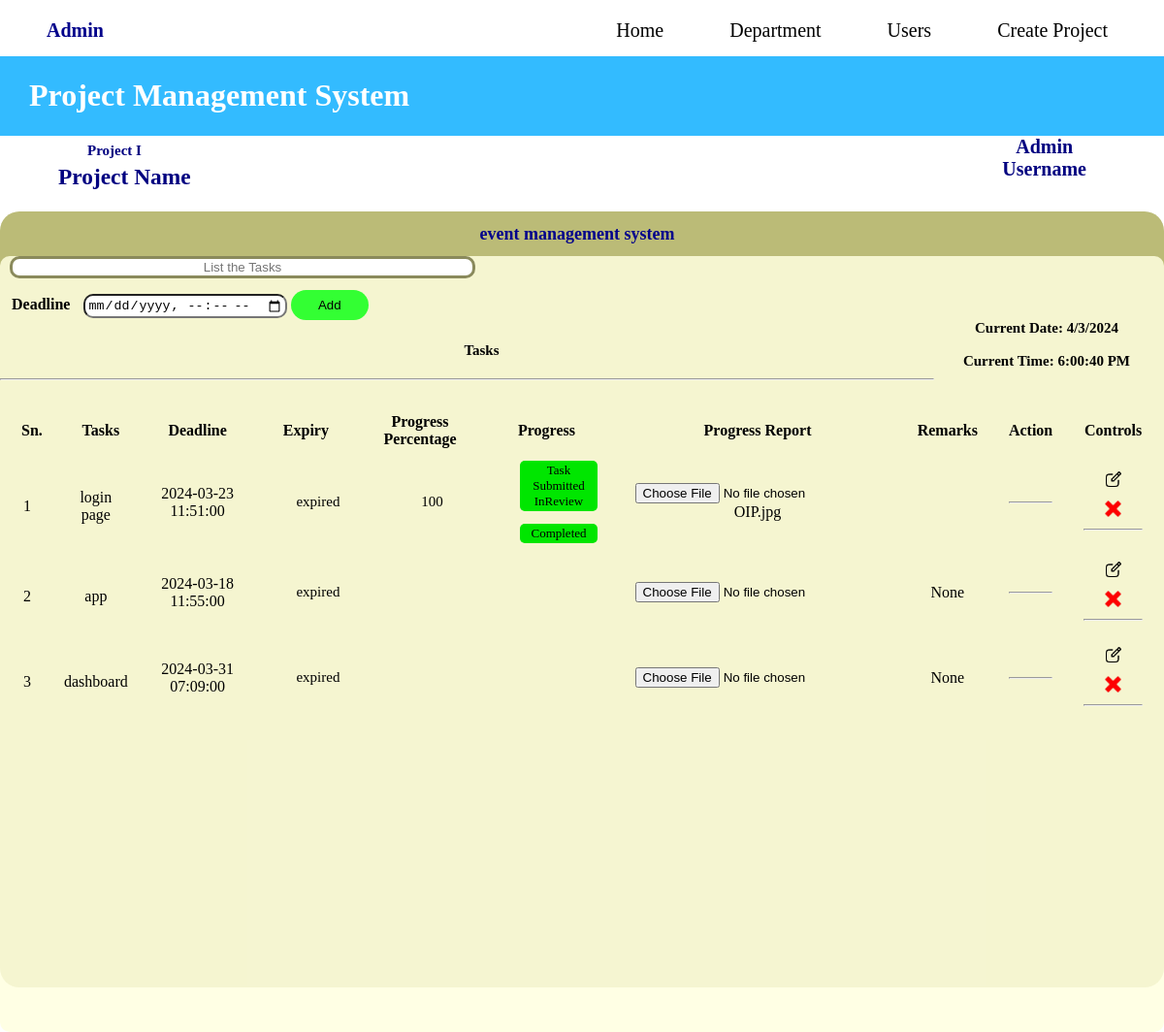
Before: /task_mgmt/sub_task_list.php?main_task_id=10&project_id=6 (signed in) with the older database file.
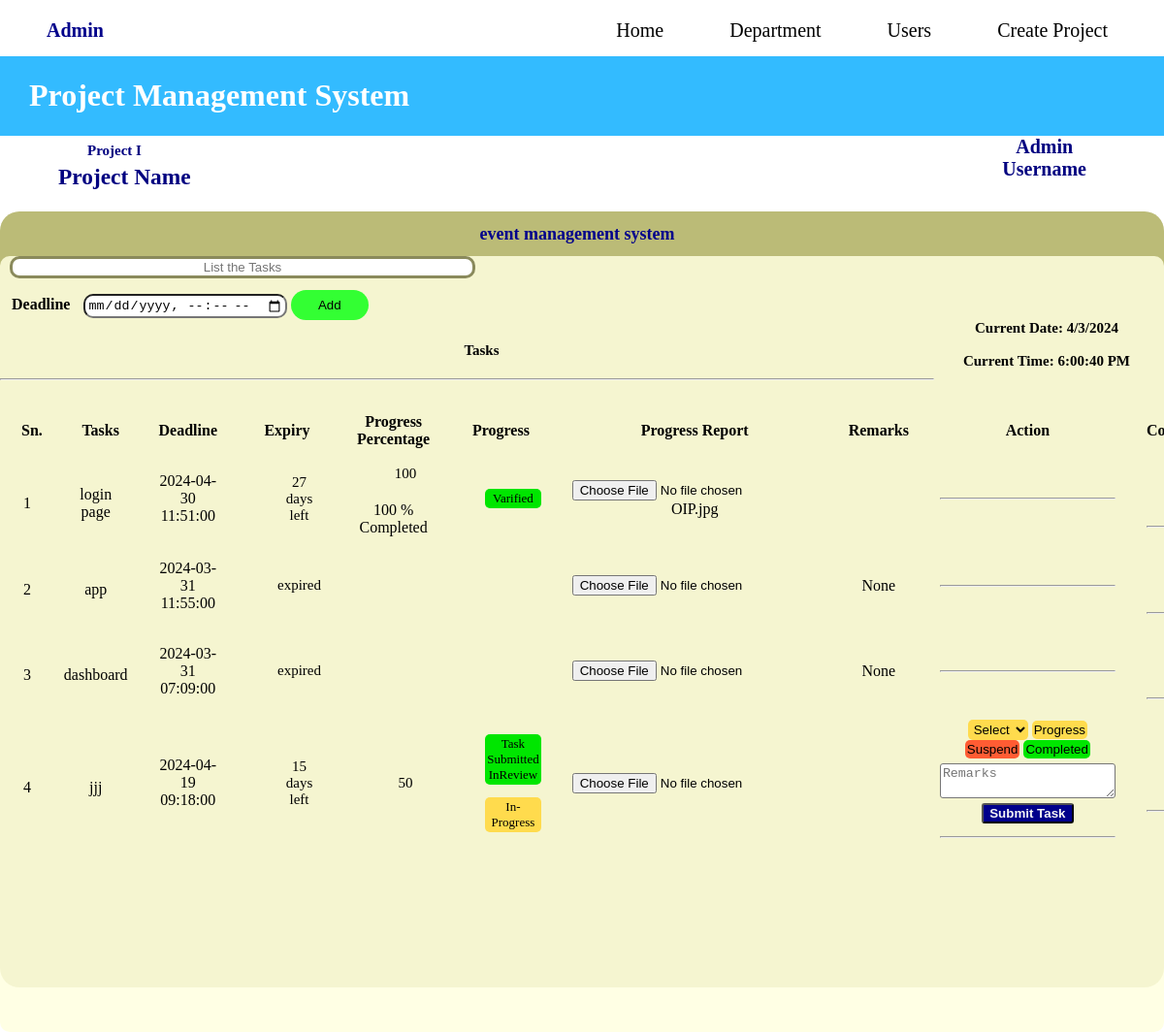
After: the same page with the newer database file.
### tables this page shows
CREATE TABLE `sub_task_mgmt` (
  `Id` int(11) NOT NULL,
  `message` varchar(255) NOT NULL,
  `main_task_id` int(11) DEFAULT NULL,
  `end_date_time` datetime DEFAULT NULL,
  `progress_percentage` varchar(5) NOT NULL,
  `progress` int(11) DEFAULT NULL,
  `remarks` varchar(255) NOT NULL DEFAULT 'None',
  `fileupload` varchar(255) NOT NULL,
  `completed` int(11) DEFAULT NULL,
  `review` int(11) NOT NULL,
  `suspend` int(11) DEFAULT NULL,
  `project_id` int(11) NOT NULL,
  `updated_date` datetime NOT NULL,
  `isvarified` int(11) NOT NULL
);

### task_mgmt/js/validmaintaskdate.php (called while the page is built, shortened)
<?php
if (!function_exists('getDateTimeDiff'))
{
    function getDateTimeDiff($end_date_time) {
        $now_timestamp = strtotime(date('Y-m-d H:i:s'));
        $end_timestamp = strtotime($end_date_time);
        $diff_timestamp = $end_timestamp - $now_timestamp;
        if ($diff_timestamp < 0) {
            return 'expired';
        } elseif ($diff_timestamp < 60) {
            return 'few seconds left';
        } elseif ($diff_timestamp >= 60 && $diff_timestamp < 3600) {
            return round($diff_timestamp / 60) . ' mins left';
        } elseif ($diff_timestamp >= 3600 && $diff_timestamp < 86400) {
            return round($diff_timestamp / 3600) . ' hours left';
        } elseif ($diff_timestamp >= 86400 && $diff_timestamp < (86400 * 30)) {
            return round($diff_timestamp / (86400)) . ' days left';
        } elseif ($diff_timestamp >= (86400 * 30) && $diff_timestamp < (86400 * 365)) {
            return round($diff_timestamp / (86400 * 30)) . ' months left';
        } else {
            return round($diff_timestamp / (86400 * 365)) . ' years left';
        }
    }
}
$validdate = "SELECT * FROM main_task WHERE Id='$main_task_id' AND project_id='$project_id'";
$validdateresult = mysqli_query($conn, $validdate);
if(mysqli_num_rows($validdateresult) > 0)
{
    $row = mysqli_fetch_assoc($validdateresult);
    $valid_deadline = $row['deadline'];
}
?>

### task_mgmt/sub_task_list.php (the view, shortened to what the changed rows need)
<?php
$userType= $_SESSION["user_type"];
?>
<html>
    <head>
        <link rel="stylesheet" href="../css/subtasklist.css">
        <link rel="stylesheet" href="../css/headpname.css">
    </head>
    <body>
        <?php
        if($userType=="admin" || $userType=="foreman" || $userType=="user")
        {
            ?>
            <?php
            include '../interface_nav.php';
            include 'topic_insert.php';
          ?>
    <?php
    include './js/validmaintaskdate.php';
        $sql = "SELECT * FROM sub_task_mgmt WHERE main_task_id = '$main_task_id' and project_id='$project_id'";
        $result = mysqli_query($conn, $sql);
        if (mysqli_num_rows($result) > 0)
        {
        ?>
            <table border='0'>
            <tr>
                <th>Sn.</th>
                <th>Tasks</th>
                <th>Deadline</th>
                <th>Expiry</th>
                <th>Progress Percentage</th>
                <th>Progress</th>
                <th>Progress Report</th>
                <th>Remarks</th>
                <th>Action</th>
                <th>Controls</th>
            </tr>
        <?php
        $count = 1;
    while ($row = mysqli_fetch_assoc($result)) {
            $msg = $row['message'];
            $end_time = $row['end_date_time'];
            $rowId = $row['Id'];
            $progress_percentage = $row['progress_percentage'];
            $progress_status = $row['progress'];
            $fetched_remarks=$row['remarks'];
            $completed = $row['completed'];
            $review = $row['review'];
            $fetched_file=basename($row['fileupload']);
            $suspend=$row['suspend'];
            $status_tsbmt = "";
            $isvarified=$row['isvarified'];
        ?>
        <tr id="row_<?php echo $rowId; ?>">
            <td style='padding: 10px;'><?php echo $count; ?></td>
            <td style='padding: 10px; max-width:15rem;'><?php echo $msg; ?></td>
            <td><?php echo $end_time; ?></td>
            <td>
                <?php
                echo '<p> ' . getDateTimeDiff($end_time) . '</p>';
                ?>
            </td>
            <td>
                <p><?php echo $progress_percentage!=0 ? $progress_percentage:''; ?></p>
                <?php
                    if($isvarified==2 && $review==2)
                    {
                        echo "100 % Completed";
                    }
                    ?>
            </td>
            <td>
                <?php
                    if($isvarified==1 && $review==1)
                    {
                        echo "<p style='background-color:#00e600;' class='btn'>Task Submitted InReview</p>";
                    }
                    if($isvarified==2 && $review==2)
                    {
                        echo "<p style='background-color:#00e600;' class='btn'>Varified</p>";
                    }
                    else if ($completed == 1) {
                        echo "<p style='background-color:#00e600;' class='btn'>Completed</p>";
                    } else if ($progress_status == 1) {
                        echo "<p style='background-color:#ffdb4d;' class='btn'>In-Progress</p>";
                    } else if ($suspend == 1) {
                        echo "<p style='background-color:#ff5c33;' class='btn'>Progress Suspended</p>";
                    } else if ($completed == NULL && $progress_status == NULL && $suspend == NULL) {
                        echo "";
                    }elseif ($review == 1) {
                        echo "<p style='background-color:#00e600;' class='btn'>In-Review</p>";
                    }
                ?>
            </td>
            <form action="" method="POST" enctype="multipart/form-data">
            <td><div id="inputdata" >
                <input type="file" name="file" ><?php echo $fetched_file;?>
            </div>
            </td>
            <td>
                <?php
                if($fetched_remarks!=="undefined")
                    {
                        echo $fetched_remarks;
                    }
                    else
                    {
                        echo "None";
                    } ;
                ?>
            </td>
            <td>
                    <?php if(getDateTimeDiff($valid_deadline) !== "expired"):
                    if(getDateTimeDiff($end_time) !== "expired"):
                        if(!($isvarified==2 && $review==2)){ ?>
                    <select name="" id="progress_select" class="btn_p">
                        <option value="0">Select</option>
                    </select>
                    <button name="action_btn_inprogress" class="btn_p" onclick="updateStatus('<?php echo $rowId; ?>', 'progress')">
                        Progress
                    </button>
                    <button name="action_btn"class="btn_s" onclick="updateStatus('<?php echo $rowId; ?>', 'suspend')" >Suspend</button>
                    <button name="action_btn" class="btn_c" onclick="updateStatus('<?php echo $rowId; ?>', 'completed')">Completed</button>
                    <textarea type="text" name="remark" placeholder="Remarks" class="remarks"></textarea><br>
                    <input type="submit" value="Submit Task" name='done' class='file_sbmt'><br>
                    <?php echo $status_tsbmt; }?>
                <?php endif;
                endif;?>
                </form>
            <hr>
            <td>
                <a href='update_sub_task.php?id=<?php echo $rowId;?>&main_task_id=<?php echo $main_task_id;?>&project_id=<?php echo $project_id;?>' class="control">
                <img src='edit.png' alt='image' title='Edit'></a>
                <?php
                if(!($userType=="user"))
                {?>
                    <a href='delete_sub_task.php?id=<?php echo $rowId;?>&main_task_id=<?php echo $main_task_id;?>&project_id=<?php echo $project_id;?>'>
                    <img src='delete.png' alt='image' title='Delete'class="control_img">
                    </a>
                <?php
                }?>
                <hr>
            </td>
        </tr>
        <?php
        $count++;
    }
    ?>
    </table>
    <?php
    }
    else {
        echo "No records found.";
    }
    ?>
        <?php
        }?>
    </body>
</html>

Changed rows visible on the page:
changed sub_task_mgmt "login page": end_date_time "2024-03-23 11:51:00" → "2024-04-30 11:51:00"; end_date_time "expired" → "27 days left"; isvarified "Task Submitted InReview Completed" → "100 % Completed Varified"
changed sub_task_mgmt "app": end_date_time "2024-03-18 11:55:00" → "2024-03-31 11:55:00"
added sub_task_mgmt: message "jjj", end_date_time "2024-04-19 09:18:00", end_date_time "15 days left", progress_percentage "50", isvarified "Task Submitted InReview"
